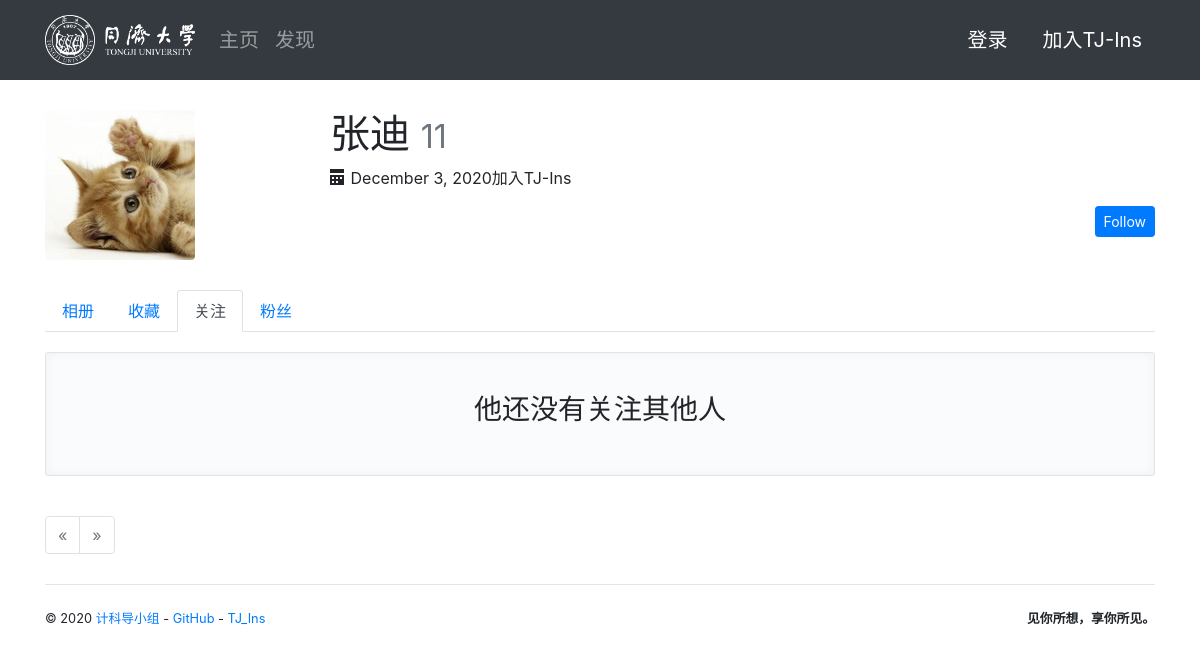
The page /user/11/following on the database as committed earlier.
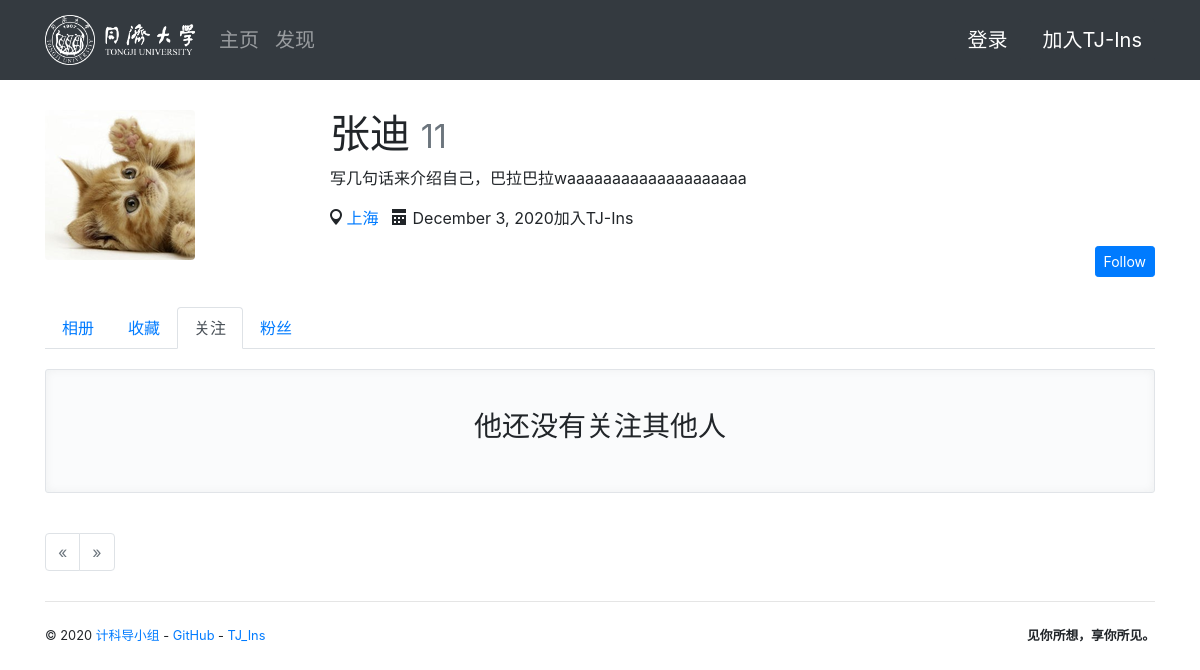
The same page on the database as committed later.
### TJ_Ins/models.py (models this page shows, shortened)
class User(db.Model, UserMixin):
    id = db.Column(db.Integer, primary_key=True)
    username = db.Column(db.String(20), unique=True, index=True)
    email = db.Column(db.String(254), unique=True, index=True)
    password_hash = db.Column(db.String(128))
    name = db.Column(db.String(30))
    website = db.Column(db.String(255))
    bio = db.Column(db.String(120))
    location = db.Column(db.String(50))
    member_since = db.Column(db.DateTime, default=datetime.utcnow)
    confirmed = db.Column(db.Boolean, default=False)
    locked = db.Column(db.Boolean, default=False)
    active = db.Column(db.Boolean, default=True)
    avatar_s = db.Column(db.String(64))
    avatar_m = db.Column(db.String(64))
    avatar_l = db.Column(db.String(64))
    avatar_raw = db.Column(db.String(64))
    following = db.relationship('Follow', foreign_keys=[Follow.follower_id], back_populates='follower',
                                lazy='dynamic', cascade='all')
    followers = db.relationship('Follow', foreign_keys=[Follow.followed_id], back_populates='followed',
                                lazy='dynamic', cascade='all')
    photos = db.relationship('Photo', back_populates='author', cascade='all')
    comments = db.relationship('Comment', back_populates='author', cascade='all')
    collections = db.relationship('Collect', back_populates='collector', cascade='all')
    notifications = db.relationship('Notification', back_populates='receiver', cascade='all')
    photos = db.relationship('Photo', back_populates='author', cascade='all')

### TJ_Ins/blueprints/user.py (the view)
@user_bp.route('/<username>/following')
def show_following(username):
    user = User.query.filter_by(username=username).first_or_404()
    page = request.args.get('page', 1, type=int)
    per_page = current_app.config['INS_USER_PER_PAGE']
    pagination = user.following.paginate(page, per_page)
    follows = pagination.items
    return render_template('user/following.html', user=user, pagination=pagination, follows=follows)

### TJ_Ins/templates/user/following.html (shortened to what this page needs)
{% extends 'base.html' %}
{% from 'bootstrap/pagination.html' import render_pagination %}
{% from 'macros.html' import user_card with context %}
{% block content %}
    {% include 'user/_header.html' %}
    <div class="row">
        <div class="col-md-12">
            {% if follows|length != 0 %}
                {% for follow in follows %}
                    {% if follow.followed != user %}
                        {{ user_card(user=follow.followed) }}
                    {% endif %}
                {% endfor %}
            {% else %}
                <div class="tip">
                    <h3>他还没有关注其他人</h3>
                </div>
            {% endif %}
        </div>
    </div>
    {% if follows|length != 1 %}
        <div class="page-footer">
            {{ render_pagination(pagination) }}
        </div>
    {% endif %}
{% endblock %}

### TJ_Ins/templates/user/_header.html (shortened to what this page needs)
{% from 'macros.html' import follow_area with context %}
{% from 'bootstrap/nav.html' import render_nav_item %}
<div class="row">
    <div class="col-md-3">
        <a href="{% if current_user == user %}{{ url_for('.change_avatar') }}{% else %}#{% endif %}"
           title="Change avatar">
            <img class="img-fluid rounded" src="{{ url_for('main.get_avatar', filename=user.avatar_l) }}">
        </a>
    </div>
    <div class="col-md-9">
        <h1>{{ user.name }}
            <small class="text-muted">{{ user.username }}</small>
        </h1>
        {% if user.bio %}<p>{{ user.bio }}</p>{% endif %}
        <p>
            {% if user.location %}
                <span class="oi oi-map-marker"></span>
                <a href="https://www.google.com/maps?q={{ user.location }}"
                   target="_blank">{{ user.location|truncate(30) }}</a>&nbsp;&nbsp;
            {% endif %}
            <span class="oi oi-calendar"></span>
            {{ moment(user.member_since).format('LL') }}加入TJ-Ins
        </p>
        <div>
            <div class="float-right">
                {{ follow_area(user) }}
            </div>
        </div>
    </div>
</div>
<div class="user-nav">
    <ul class="nav nav-tabs">
        {{ render_nav_item('user.index', '相册', user.photos|length, username=user.username) }}
        {{ render_nav_item('user.show_collections', '收藏', user.collections|length, username=user.username) }}
        {{ render_nav_item('user.show_following', '关注', user.following.count(), username=user.username) }}
        {{ render_nav_item('user.show_followers', '粉丝', user.followers.count(), username=user.username) }}
    </ul>
</div>

Rows that differ between the two databases and show on the page:
changed User "张迪": bio (not shown) → "写几句话来介绍自己，巴拉巴拉waaaaaaaaaaaaaaaaaaaa"; location (not shown) → "上海"
